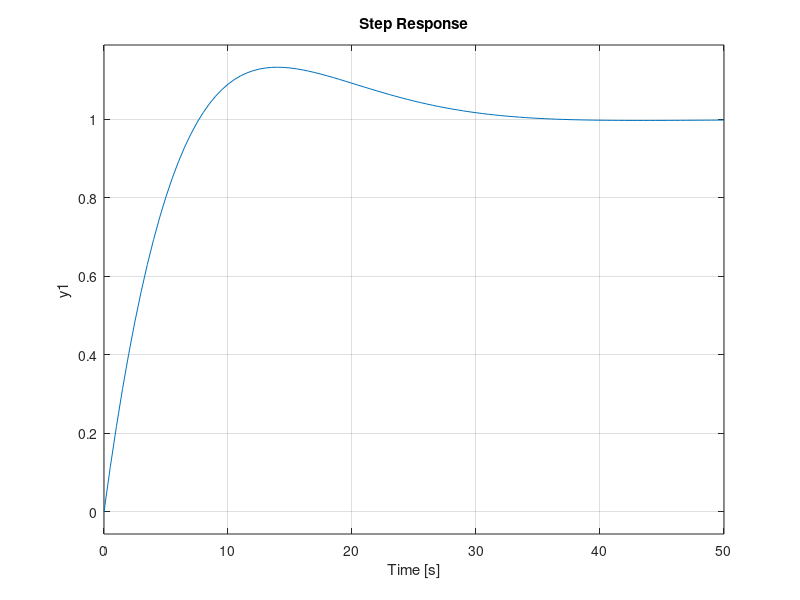

Here is the MATLAB script that generated this plot: (Note: this script raises an error after producing the figure.)
clear,clc
%% 系统设置
T = 30;    % 惯性常数
K = 2;    % 静态增益
%% 控制器设计
% 期望性能（可调）
Ts = 30;   % 调节时间
PO = 0.02;  % 超调量
% 计算
zeta = sqrt(log(PO)^2/(pi^2+log(PO)^2));
omega = 4/zeta/Ts;
Kp = (2*zeta*omega*T - 1)/K;
Ki = (omega^2*T)/K;
Kd = 0;
% 预估结果
fprintf("======================================\n")
fprintf("参考调节时间:\t\t%.2f s\n",4/zeta/omega);    % 2%误差带
fprintf("参考超调量:\t\t%.2f%%\n",exp(-zeta*pi/sqrt(1-zeta^2))*100);
fprintf("--------------------------------------\n")
%% 设计结果
% 开环环节
G = tf(K,[T,1]);
% 控制器
s = tf('s');
PID = Kp + Ki/s +Kd *s;
% 闭环系统
Phi = feedback(PID*G,1);
% 阶跃
step(Phi);
copy = Phi;
copy.Numerator{1} = [0 0 K*Ki];
hold on
step(copy)
% 输出结果
info = stepinfo(Phi);
fprintf("--------------------------------------\n")
fprintf("实际调节时间:\t\t%.2f s\n",info.SettlingTime);    % 2%误差带
fprintf("实际超调量:\t\t%.2f%%\n",info.Overshoot);
fprintf("======================================\n")
